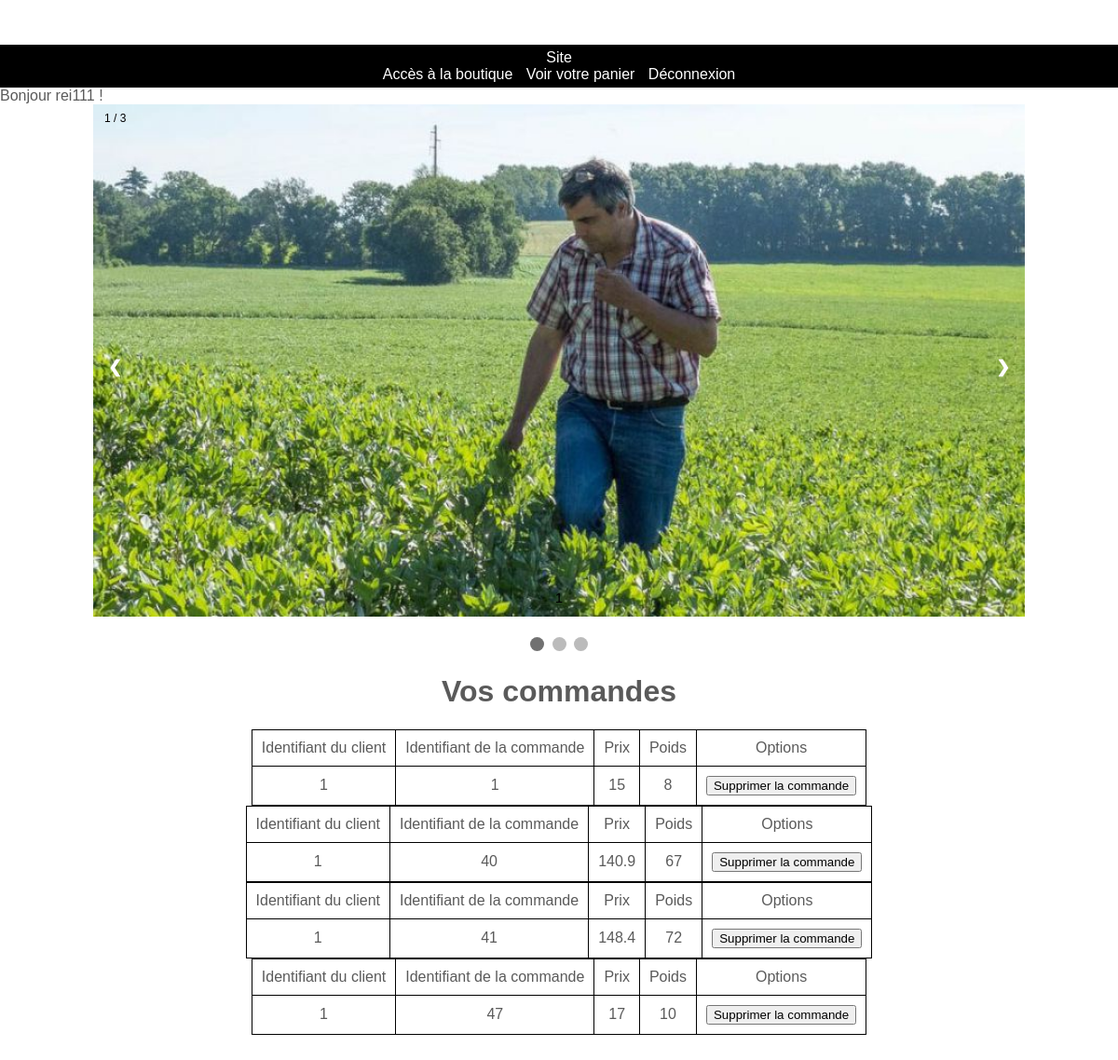
Screenshot of /Vues/index_client.php (signed in) with the database file from the repository.
### tables this page shows
CREATE TABLE `commande` (
  `id_client` int(11) NOT NULL,
  `id_commande` int(11) NOT NULL,
  `prix_commande` float NOT NULL,
  `poids_commande` float NOT NULL
);

### Vues/index_client.php (the view, shortened to what this page needs)
<?php require_once("banniere_client.html");
echo("Bonjour ".$_SESSION['login']." !");
?>
<!DOCTYPE html>
<html>
<head>
</head>
<body>
<div class="slideshow-container">
<div class="mySlides fade">
  <div class="numbertext">1 / 3</div>
  <img src="../images/agri.jpg" style="width:100%">
  <div class="text">1</div>
</div>
<a class="prev" onclick="plusSlides(-1)">&#10094;</a>
<a class="next" onclick="plusSlides(1)">&#10095;</a>
</div>
<br>
<div style="text-align:center">
  <span class="dot" onclick="currentSlide(1)"></span>
  <span class="dot" onclick="currentSlide(2)"></span>
  <span class="dot" onclick="currentSlide(3)"></span>
</div>
<h1 style="text-align:center"> Vos commandes</h1>
<?php
$login = $_SESSION['login'];
try
{
  $bdd = new PDO('mysql:host=localhost;dbname=bd_projet;charset=utf8', 'root', '');
}
catch(Exception $e)
{
        die('Erreur : '.$e->getMessage());
}
$restt = $bdd->query("SELECT id_client FROM client WHERE login_client = '$login'");
if ($restt)
  {
  while ($data = $restt->fetch())
    {
    $idcli= $data['id_client'];
    }
  }
$resultat = $bdd->query("SELECT * FROM commande WHERE id_client = '$idcli'");
if ($resultat)
  {
  while ($data1 = $resultat->fetch())
    {
      ?>
        <table>
        <tr>
          <td>Identifiant du client</td>
          <td>Identifiant de la commande</td>
          <td>Prix</td>
          <td>Poids</td>
          <td>Options</td>
        </tr>
        <tr>
    <td><?php echo $data1['id_client']; ?></td>
    <td><?php echo $data1['id_commande']; ?></td>
    <td><?php echo $data1['prix_commande']; ?></td>
    <td><?php echo $data1['poids_commande'];; ?></td>
    <form method="POST" action="../Controleurs/supr_commande.php">
    <td><button type="submit">Supprimer la commande</button></td>
  </tr>
  <?php
    }
}
?>
</body>
</html>

### style.css (style rules this page uses)
* { margin: 20; }
a { text-decoration: none; color: #000; }
.conteneur { margin: 0 auto; max-: 200px; }
header { background: #000000; padding: 5px; text-align: center; }
header nav { display: inline; }
header a { color: #ffffff; text-decoration: none; padding: 5px; }
.slideshow-container { max-width: 1000px; position: relative; margin: auto; }
.mySlides { display: none; }
.prev, .next { cursor: pointer; position: absolute; top: 50%; width: auto; margin-top: -22px; padding: 16px; color: white; font-weight: bold; font-size: 18px; transition: 0.6s ease; border-radius: 0 3px 3px 0; user-select: none; }
.next { right: 0; border-radius: 3px 0 0 3px; }
.text { color: black; font-size: 15px; padding: 8px 12px; position: absolute; bottom: 8px; width: 100%; text-align: center; }
.numbertext { color: #f2f2f2; font-size: 12px; padding: 8px 12px; position: absolute; top: 0; }
.dot { cursor: pointer; height: 15px; width: 15px; margin: 0 2px; background-color: #bbb; border-radius: 50%; display: inline-block; transition: background-color 0.6s ease; }
.active, .dot:hover { background-color: #717171; }
.fade { -webkit-animation-name: fade; -webkit-animation-duration: 1.5s; animation-name: fade; animation-duration: 1.5s; }
body { padding-top: 3rem; padding-bottom: 3rem; color: #5a5a5a; }

### Vues/index_client.php (style rules this page uses)
table { border-collapse: collapse; margin: auto; }
td { border: 1px solid black; padding: 10px; text-align :center; }
* { box-sizing: border-box }
body { font-family: Verdana, sans-serif; margin:0; }
.mySlides { display: none }
.slideshow-container { max-width: 1000px; position: relative; margin: auto; }
.prev, .next { cursor: pointer; position: absolute; top: 50%; width: auto; padding: 16px; margin-top: -22px; color: white; font-weight: bold; font-size: 18px; transition: 0.6s ease; border-radius: 0 3px 3px 0; user-select: none; }
.next { right: 0; border-radius: 3px 0 0 3px; }
.text { color: black; font-size: 15px; padding: 8px 12px; position: absolute; bottom: 8px; width: 100%; text-align: center; }
.numbertext { color: black; font-size: 12px; padding: 8px 12px; position: absolute; top: 0; }
.dot { cursor: pointer; height: 15px; width: 15px; margin: 0 2px; background-color: #bbb; border-radius: 50%; display: inline-block; transition: background-color 0.6s ease; }
.active, .dot:hover { background-color: #717171; }
.fade { -webkit-animation-name: fade; -webkit-animation-duration: 1.5s; animation-name: fade; animation-duration: 1.5s; }

### rows the page displays
commande: id_client "1", id_commande "1", prix_commande "15", poids_commande "8"
commande: id_client "1", id_commande "40", prix_commande "140.9", poids_commande "67"
commande: id_client "1", id_commande "41", prix_commande "148.4", poids_commande "72"
commande: id_client "1", id_commande "47", prix_commande "17", poids_commande "10"

### other values shown
$_SESSION['login'] "rei111"
